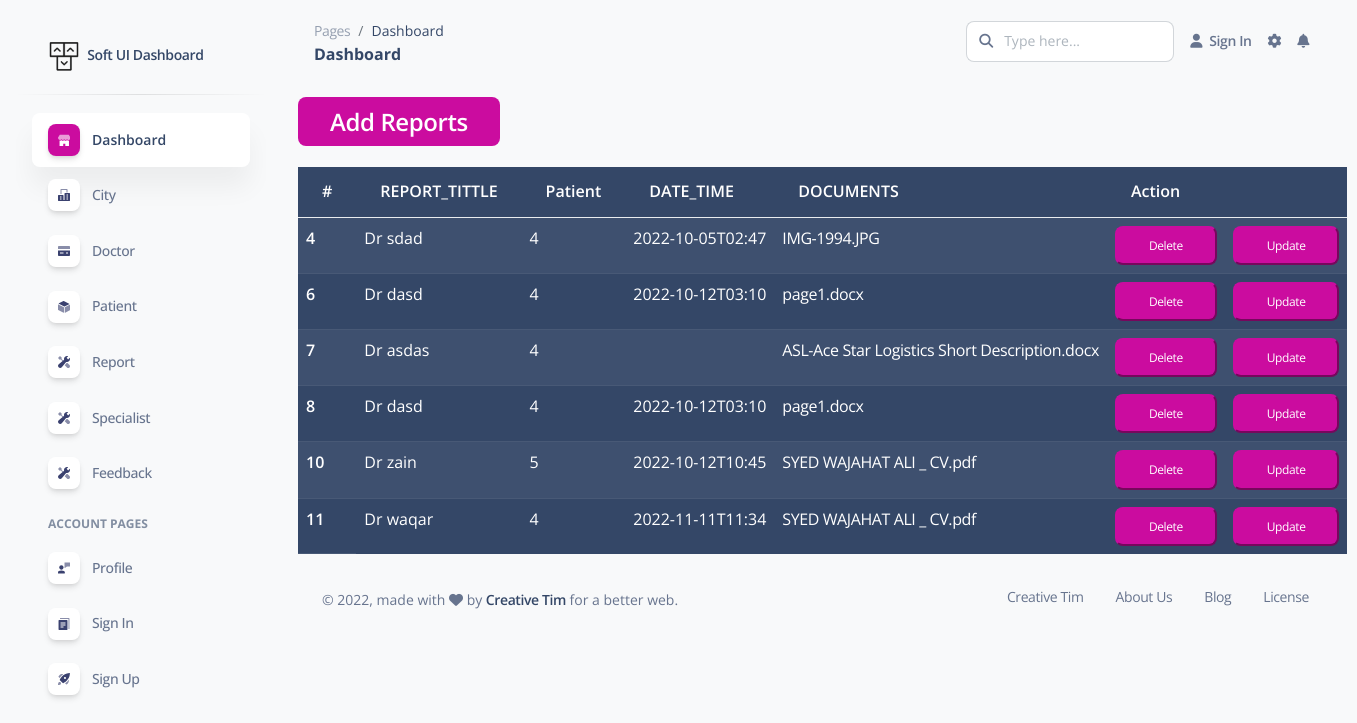
The app's page /Reports/selectrp.php with its own data.
### tables this page shows
CREATE TABLE `reports` (
  `ID` int(11) NOT NULL,
  `REPORT_TITTLE` varchar(500) NOT NULL,
  `Pat_ID` int(11) NOT NULL,
  `DATE_TIME` varchar(500) NOT NULL,
  `DOCUMENTS` varchar(500) NOT NULL
);

### Reports/selectrp.php (the view)
<?php
include "../headers.php";
?>
<?php
include "../connection.php";
$sql = "select * from `reports`";
$result = mysqli_query($link, $sql);
$num = mysqli_num_rows($result);?>
<body>
<a class="btn-primary btn-sm text-bold fs-4" href="insertrp.php">Add Reports</a> <br><br>
<table class="table table-dark table-striped">
    <thead>
        <tr>
            <th >#</th>
            <th >REPORT_TITTLE</th>
            <th >Patient</th>
            <th >DATE_TIME</th>
            <th >DOCUMENTS</th>
            <th colspan="2">Action</th>
        </tr>
    </thead>
    <tbody>
        <?php
    while ($res = mysqli_fetch_array($result)) {
    ?>
        <tr>
            <th >
                <?php echo $res['ID'];?>
            </th>
            <td> Dr
                <?php echo $res['REPORT_TITTLE'];?>
            </td>
              <td>
                <?php echo $res['Pat_ID'];?>
            </td>         <td>
                <?php echo $res['DATE_TIME'];?>
            </td>         <td>
             <a class="text-white" href="docfile/<?php echo $res['DOCUMENTS'];?>"><?php echo $res['DOCUMENTS'];?></a>
            </td>
            <td>
                <button class="btn-primary btn-sm" name= "delete"> <a class="text-white" href="deleterp.php?ID=<?php
            echo $res['ID'];?>"> Delete</a> </button>
           </td>
            <td>
                <button class="btn-primary  btn-sm"> <a class="text-white" href="updreport.php?ID=<?php
            echo $res['ID'];?>"> Update</a> </button>
            </td>
        </tr>
        <?php
    }
?>
    </tbody>
</table>
<?php
include "../footer.php";
?>
</body>

### records on screen
reports: ID "4", REPORT_TITTLE "sdad", Pat_ID "4", DATE_TIME "2022-10-05T02:47", DOCUMENTS "IMG-1994.JPG"
reports: ID "6", REPORT_TITTLE "dasd", Pat_ID "4", DATE_TIME "2022-10-12T03:10", DOCUMENTS "page1.docx"
reports: ID "7", REPORT_TITTLE "asdas", Pat_ID "4", DOCUMENTS "ASL-Ace Star Logistics Short Description.docx"
reports: ID "8", REPORT_TITTLE "dasd", Pat_ID "4", DATE_TIME "2022-10-12T03:10", DOCUMENTS "page1.docx"
reports: ID "10", REPORT_TITTLE "zain", Pat_ID "5", DATE_TIME "2022-10-12T10:45", DOCUMENTS "SYED WAJAHAT ALI _ CV.pdf"
reports: ID "11", REPORT_TITTLE "waqar", Pat_ID "4", DATE_TIME "2022-11-11T11:34", DOCUMENTS "SYED WAJAHAT ALI _ CV.pdf"
